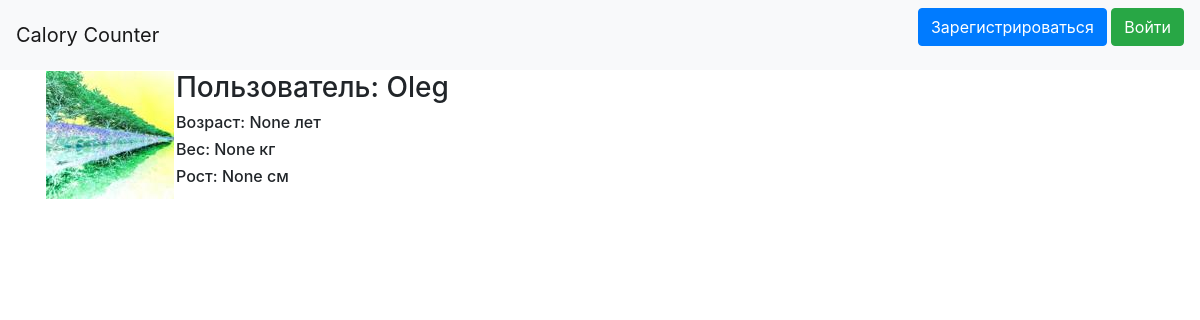
/profile/2, run on an earlier commit of the app's database.
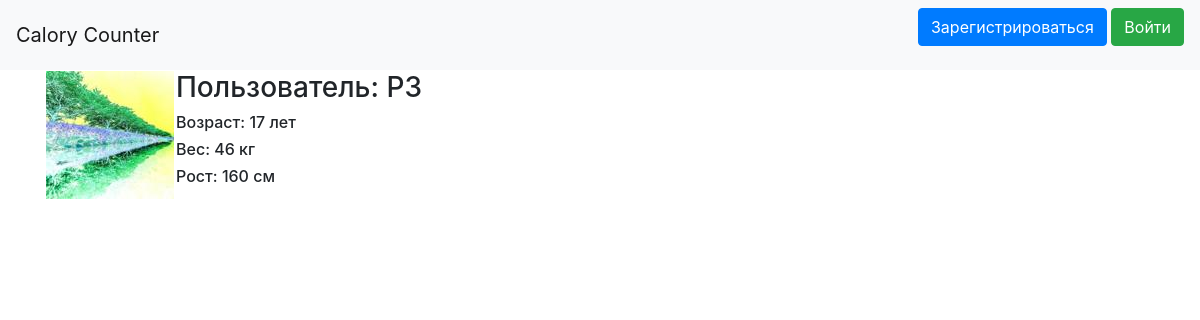
And on a later commit of the database.
### data/users.py (models this page shows, shortened)
class User(SqlAlchemyBase, UserMixin, SerializerMixin):
    __tablename__ = 'users'
    id = sqlalchemy.Column(sqlalchemy.Integer,
                           primary_key=True, autoincrement=True)
    name = sqlalchemy.Column(sqlalchemy.String, nullable=True)
    about = sqlalchemy.Column(sqlalchemy.String, nullable=True)
    email = sqlalchemy.Column(sqlalchemy.String,
                              index=True, unique=True, nullable=True)
    age = sqlalchemy.Column(sqlalchemy.Integer)
    weight = sqlalchemy.Column(sqlalchemy.Integer)
    height = sqlalchemy.Column(sqlalchemy.Integer)
    gender = sqlalchemy.Column(sqlalchemy.String)
    hashed_password = sqlalchemy.Column(sqlalchemy.String, nullable=True)
    created_date = sqlalchemy.Column(sqlalchemy.DateTime,
                                     default=datetime.datetime.now)
    entered_details = sqlalchemy.Column(sqlalchemy.Boolean, default=False)
    activities = orm.relation("Activities", back_populates='user')
    points = orm.relation("Points", back_populates='user')
    def avatar(self, size):
        path = f"static/img/avatar/{self.id}.jpg"
        if os.path.exists(path):
            return url_for('static', filename=f'img/avatar/{self.id}.jpg')
        digest = md5(self.email.lower().encode('utf-8')).hexdigest()
        return 'https://www.gravatar.com/avatar/{}?d=identicon&s={}'.format(digest, size)

### main.py (the view)
@app.route('/profile/<int:id>', methods=['GET', 'POST'])
def profile(id):
    db_sess = db_session.create_session()
    user = db_sess.query(User).get(id)
    if user is None:
        return abort(404)
    if current_user.is_anonymous:
        is_current = False
    else:
        is_current = id == current_user.id
    if is_current and request.method == 'POST':
        f = request.files['avatar']
        with open(f'static/img/avatar/{current_user.id}.jpg', mode='wb') as g:
            g.write(f.read())
            current_user.change_avatar(128)
    return render_template('profile.html', title='Profile', user=user, is_current=is_current)

### data/db_session.py (called while the page is built)
def create_session() -> Session:
    global __factory
    return __factory()

### templates/profile.html (shortened to what this page needs)
{% extends "base.html" %}
{% block content %}
<table>
    <tr valign="top">
        <td><img src="{{ user.avatar(128) }}"></td>
        <td>
            <h3>Пользователь: {{ user.name }}</h3>
            <h6>Возраст: {{ user.age }} лет</h6>
            <h6>Вес: {{ user.weight }} кг</h6>
            <h6>Рост: {{ user.height }} см</h6>
        </td>
    </tr>
</table>
{% endblock %}

### templates/base.html (shortened to what this page needs)
<!doctype html>
<html lang="en">
<head>
    <link rel="stylesheet"
          href="https://stackpath.bootstrapcdn.com/bootstrap/4.4.1/css/bootstrap.min.css"
>
    <link rel="stylesheet" type="text/css" href="{{ style }}" />
</head>
<body>
<header>
    <nav class="navbar navbar-light bg-light">
        <a class="navbar-brand" href="/">Calory Counter</a>
        {% if current_user.is_authenticated %}
            <p>
                <a class="navbar-brand" href="/logout">Вы зашли как {{ current_user.name }}</a>
                <a class="btn btn-primary" href="/profile/{{current_user.id}}">Профиль</a>
                <a class="btn btn-info" href="/">Главная</a>
            </p>
        {% else %}
            <p>
                <a class="btn btn-primary " href="/register">Зарегистрироваться</a>
                <a class="btn btn-success" href="/login">Войти</a>
            </p>
        {% endif %}
    </nav>
</header>
<main role="main" class="container">
    {% block content %}{% endblock %}
</main>
</body>
</html>

What changed in the data, as far as the page shows it:
changed User: name "Oleg" → "P3"; age "None" → "17"; weight "None" → "46"; height "None" → "160"
